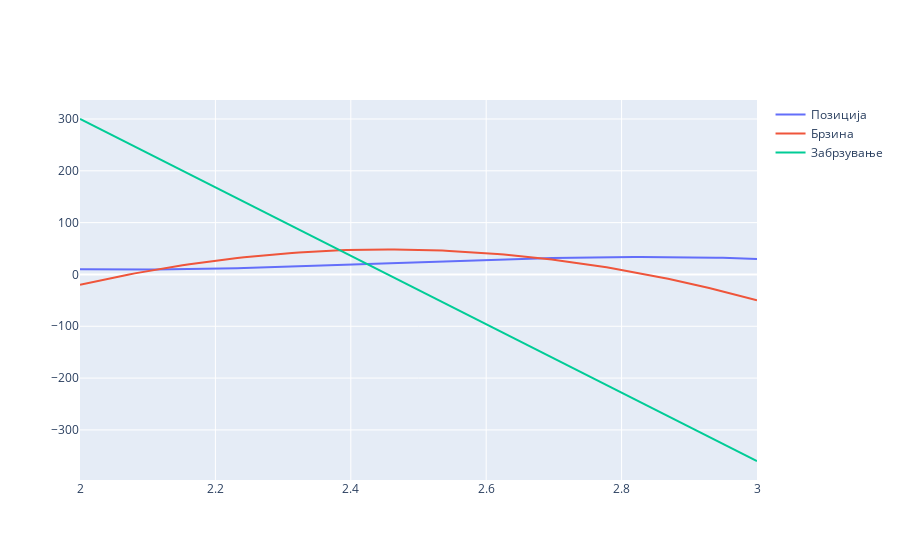

Here is the notebook cell this chart was saved with:
### Code cell
rt.plot_trajectories([(theta, 2, 3)])
